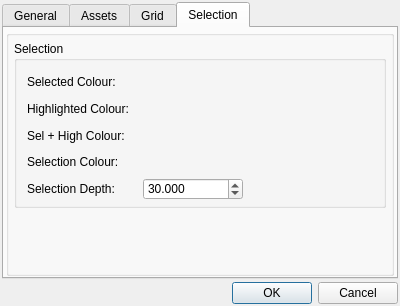
<?xml version="1.0" encoding="UTF-8"?>
<ui version="4.0">
 <class>Settingsdialog</class>
 <widget class="QDialog" name="Settingsdialog">
  <property name="geometry">
   <rect>
    <x>0</x>
    <y>0</y>
    <width>400</width>
    <height>306</height>
   </rect>
  </property>
  <property name="sizePolicy">
   <sizepolicy hsizetype="Preferred" vsizetype="Preferred">
    <horstretch>0</horstretch>
    <verstretch>0</verstretch>
   </sizepolicy>
  </property>
  <property name="minimumSize">
   <size>
    <width>400</width>
    <height>300</height>
   </size>
  </property>
  <property name="maximumSize">
   <size>
    <width>1000</width>
    <height>1000</height>
   </size>
  </property>
  <property name="windowTitle">
   <string>Project Settings</string>
  </property>
  <property name="sizeGripEnabled">
   <bool>false</bool>
  </property>
  <property name="modal">
   <bool>true</bool>
  </property>
  <layout class="QGridLayout" name="gridLayout_5">
   <property name="margin">
    <number>2</number>
   </property>
   <property name="spacing">
    <number>3</number>
   </property>
   <item row="0" column="1">
    <widget class="QTabWidget" name="tabWidget">
     <property name="enabled">
      <bool>true</bool>
     </property>
     <property name="sizePolicy">
      <sizepolicy hsizetype="Expanding" vsizetype="Expanding">
       <horstretch>0</horstretch>
       <verstretch>0</verstretch>
      </sizepolicy>
     </property>
     <property name="tabPosition">
      <enum>QTabWidget::North</enum>
     </property>
     <property name="tabShape">
      <enum>QTabWidget::Rounded</enum>
     </property>
     <property name="currentIndex">
      <number>3</number>
     </property>
     <widget class="QWidget" name="mGeneralTab_3">
      <attribute name="title">
       <string>General</string>
      </attribute>
      <widget class="QGroupBox" name="groupBox_3">
       <property name="geometry">
        <rect>
         <x>2</x>
         <y>2</y>
         <width>388</width>
         <height>241</height>
        </rect>
       </property>
       <property name="sizePolicy">
        <sizepolicy hsizetype="Expanding" vsizetype="Expanding">
         <horstretch>0</horstretch>
         <verstretch>0</verstretch>
        </sizepolicy>
       </property>
       <property name="title">
        <string/>
       </property>
       <property name="alignment">
        <set>Qt::AlignLeading|Qt::AlignLeft|Qt::AlignTop</set>
       </property>
       <property name="flat">
        <bool>false</bool>
       </property>
       <property name="checkable">
        <bool>false</bool>
       </property>
       <layout class="QGridLayout" name="gridLayout_6" rowstretch="0,0,0,0,0,0" columnstretch="0,0,0">
        <property name="sizeConstraint">
         <enum>QLayout::SetDefaultConstraint</enum>
        </property>
        <property name="margin">
         <number>5</number>
        </property>
        <property name="spacing">
         <number>0</number>
        </property>
        <item row="0" column="0">
         <widget class="QLabel" name="label_29">
          <property name="sizePolicy">
           <sizepolicy hsizetype="Fixed" vsizetype="Fixed">
            <horstretch>0</horstretch>
            <verstretch>0</verstretch>
           </sizepolicy>
          </property>
          <property name="minimumSize">
           <size>
            <width>100</width>
            <height>22</height>
           </size>
          </property>
          <property name="text">
           <string>Project Directory:</string>
          </property>
         </widget>
        </item>
        <item row="0" column="1">
         <widget class="QLineEdit" name="mProjectDirTextBox">
          <property name="sizePolicy">
           <sizepolicy hsizetype="Fixed" vsizetype="Fixed">
            <horstretch>0</horstretch>
            <verstretch>0</verstretch>
           </sizepolicy>
          </property>
          <property name="minimumSize">
           <size>
            <width>200</width>
            <height>22</height>
           </size>
          </property>
         </widget>
        </item>
        <item row="1" column="0">
         <widget class="QLabel" name="label_31">
          <property name="sizePolicy">
           <sizepolicy hsizetype="Fixed" vsizetype="Fixed">
            <horstretch>0</horstretch>
            <verstretch>0</verstretch>
           </sizepolicy>
          </property>
          <property name="minimumSize">
           <size>
            <width>100</width>
            <height>22</height>
           </size>
          </property>
          <property name="text">
           <string>Project Name:</string>
          </property>
         </widget>
        </item>
        <item row="1" column="1">
         <widget class="QLineEdit" name="mProjectNameTextBox">
          <property name="sizePolicy">
           <sizepolicy hsizetype="Fixed" vsizetype="Fixed">
            <horstretch>0</horstretch>
            <verstretch>0</verstretch>
           </sizepolicy>
          </property>
          <property name="minimumSize">
           <size>
            <width>200</width>
            <height>22</height>
           </size>
          </property>
         </widget>
        </item>
        <item row="2" column="0">
         <widget class="QLabel" name="label_30">
          <property name="sizePolicy">
           <sizepolicy hsizetype="Fixed" vsizetype="Fixed">
            <horstretch>0</horstretch>
            <verstretch>0</verstretch>
           </sizepolicy>
          </property>
          <property name="minimumSize">
           <size>
            <width>100</width>
            <height>22</height>
           </size>
          </property>
          <property name="text">
           <string>Scene Manager:</string>
          </property>
         </widget>
        </item>
        <item row="2" column="1">
         <widget class="QComboBox" name="mSceneMgrNameMenu">
          <property name="sizePolicy">
           <sizepolicy hsizetype="Fixed" vsizetype="Fixed">
            <horstretch>0</horstretch>
            <verstretch>0</verstretch>
           </sizepolicy>
          </property>
          <property name="minimumSize">
           <size>
            <width>200</width>
            <height>22</height>
           </size>
          </property>
         </widget>
        </item>
        <item row="3" column="0">
         <widget class="QLabel" name="label_32">
          <property name="sizePolicy">
           <sizepolicy hsizetype="Fixed" vsizetype="Fixed">
            <horstretch>0</horstretch>
            <verstretch>0</verstretch>
           </sizepolicy>
          </property>
          <property name="minimumSize">
           <size>
            <width>100</width>
            <height>22</height>
           </size>
          </property>
          <property name="text">
           <string>Configuration File:</string>
          </property>
         </widget>
        </item>
        <item row="3" column="1">
         <widget class="QLineEdit" name="mConfigFileTextBox">
          <property name="sizePolicy">
           <sizepolicy hsizetype="Fixed" vsizetype="Fixed">
            <horstretch>0</horstretch>
            <verstretch>0</verstretch>
           </sizepolicy>
          </property>
          <property name="minimumSize">
           <size>
            <width>200</width>
            <height>22</height>
           </size>
          </property>
         </widget>
        </item>
        <item row="4" column="1">
         <widget class="QLineEdit" name="mTerrainDirTextBox">
          <property name="sizePolicy">
           <sizepolicy hsizetype="Fixed" vsizetype="Fixed">
            <horstretch>0</horstretch>
            <verstretch>0</verstretch>
           </sizepolicy>
          </property>
          <property name="minimumSize">
           <size>
            <width>200</width>
            <height>22</height>
           </size>
          </property>
         </widget>
        </item>
        <item row="4" column="0">
         <widget class="QLabel" name="label_33">
          <property name="sizePolicy">
           <sizepolicy hsizetype="Fixed" vsizetype="Fixed">
            <horstretch>0</horstretch>
            <verstretch>0</verstretch>
           </sizepolicy>
          </property>
          <property name="minimumSize">
           <size>
            <width>100</width>
            <height>22</height>
           </size>
          </property>
          <property name="text">
           <string>Terrain Directory:</string>
          </property>
         </widget>
        </item>
        <item row="5" column="0" colspan="3">
         <spacer name="verticalSpacer">
          <property name="orientation">
           <enum>Qt::Vertical</enum>
          </property>
          <property name="sizeType">
           <enum>QSizePolicy::Fixed</enum>
          </property>
          <property name="sizeHint" stdset="0">
           <size>
            <width>40</width>
            <height>70</height>
           </size>
          </property>
         </spacer>
        </item>
        <item row="0" column="2">
         <widget class="QPushButton" name="mBrowseProjectDirButton">
          <property name="sizePolicy">
           <sizepolicy hsizetype="Fixed" vsizetype="Fixed">
            <horstretch>0</horstretch>
            <verstretch>0</verstretch>
           </sizepolicy>
          </property>
          <property name="minimumSize">
           <size>
            <width>26</width>
            <height>22</height>
           </size>
          </property>
          <property name="maximumSize">
           <size>
            <width>26</width>
            <height>22</height>
           </size>
          </property>
          <property name="text">
           <string>...</string>
          </property>
         </widget>
        </item>
       </layout>
      </widget>
     </widget>
     <widget class="QWidget" name="mAssetsTab_2">
      <attribute name="title">
       <string>Assets</string>
      </attribute>
      <widget class="QGroupBox" name="groupBox_4">
       <property name="geometry">
        <rect>
         <x>2</x>
         <y>2</y>
         <width>388</width>
         <height>241</height>
        </rect>
       </property>
       <property name="sizePolicy">
        <sizepolicy hsizetype="Expanding" vsizetype="Expanding">
         <horstretch>0</horstretch>
         <verstretch>0</verstretch>
        </sizepolicy>
       </property>
       <property name="title">
        <string>Resource Locations</string>
       </property>
       <property name="alignment">
        <set>Qt::AlignLeading|Qt::AlignLeft|Qt::AlignTop</set>
       </property>
       <property name="flat">
        <bool>false</bool>
       </property>
       <property name="checkable">
        <bool>false</bool>
       </property>
       <layout class="QGridLayout" name="gridLayout_7" rowstretch="0,0,0" columnstretch="0">
        <property name="sizeConstraint">
         <enum>QLayout::SetDefaultConstraint</enum>
        </property>
        <property name="horizontalSpacing">
         <number>0</number>
        </property>
        <property name="verticalSpacing">
         <number>2</number>
        </property>
        <property name="margin">
         <number>5</number>
        </property>
        <item row="1" column="0">
         <widget class="QListWidget" name="mResourceListBox"/>
        </item>
        <item row="2" column="0">
         <widget class="QLabel" name="label_35">
          <property name="text">
           <string>(Right-Click to add resource locations)</string>
          </property>
         </widget>
        </item>
       </layout>
      </widget>
     </widget>
     <widget class="QWidget" name="mGrid_2">
      <attribute name="title">
       <string>Grid</string>
      </attribute>
      <widget class="QGroupBox" name="groupBox_5">
       <property name="geometry">
        <rect>
         <x>2</x>
         <y>2</y>
         <width>388</width>
         <height>241</height>
        </rect>
       </property>
       <property name="sizePolicy">
        <sizepolicy hsizetype="Expanding" vsizetype="Expanding">
         <horstretch>0</horstretch>
         <verstretch>0</verstretch>
        </sizepolicy>
       </property>
       <property name="title">
        <string/>
       </property>
       <property name="alignment">
        <set>Qt::AlignLeading|Qt::AlignLeft|Qt::AlignTop</set>
       </property>
       <property name="flat">
        <bool>false</bool>
       </property>
       <property name="checkable">
        <bool>false</bool>
       </property>
       <layout class="QGridLayout" name="gridLayout_3">
        <property name="margin">
         <number>5</number>
        </property>
        <property name="spacing">
         <number>0</number>
        </property>
        <item row="0" column="0" rowspan="2" colspan="2">
         <widget class="QGroupBox" name="mGridAppearanceGroupBox">
          <property name="sizePolicy">
           <sizepolicy hsizetype="Preferred" vsizetype="Preferred">
            <horstretch>0</horstretch>
            <verstretch>0</verstretch>
           </sizepolicy>
          </property>
          <property name="title">
           <string>Appearance</string>
          </property>
          <property name="alignment">
           <set>Qt::AlignLeading|Qt::AlignLeft|Qt::AlignTop</set>
          </property>
          <layout class="QGridLayout" name="gridLayout_4">
           <property name="margin">
            <number>5</number>
           </property>
           <item row="0" column="0">
            <layout class="QGridLayout" name="mGridAppearanceLayout">
             <property name="margin">
              <number>5</number>
             </property>
             <item row="0" column="0">
              <widget class="QLabel" name="label_21">
               <property name="sizePolicy">
                <sizepolicy hsizetype="Fixed" vsizetype="Fixed">
                 <horstretch>0</horstretch>
                 <verstretch>0</verstretch>
                </sizepolicy>
               </property>
               <property name="minimumSize">
                <size>
                 <width>110</width>
                 <height>22</height>
                </size>
               </property>
               <property name="maximumSize">
                <size>
                 <width>110</width>
                 <height>16777215</height>
                </size>
               </property>
               <property name="text">
                <string>Grid Spacing:</string>
               </property>
              </widget>
             </item>
             <item row="0" column="1">
              <widget class="QDoubleSpinBox" name="mGridSpacingMenu">
               <property name="sizePolicy">
                <sizepolicy hsizetype="Fixed" vsizetype="Fixed">
                 <horstretch>0</horstretch>
                 <verstretch>0</verstretch>
                </sizepolicy>
               </property>
               <property name="minimumSize">
                <size>
                 <width>100</width>
                 <height>22</height>
                </size>
               </property>
              </widget>
             </item>
             <item row="1" column="0">
              <widget class="QLabel" name="label_23">
               <property name="sizePolicy">
                <sizepolicy hsizetype="Fixed" vsizetype="Fixed">
                 <horstretch>0</horstretch>
                 <verstretch>0</verstretch>
                </sizepolicy>
               </property>
               <property name="minimumSize">
                <size>
                 <width>110</width>
                 <height>22</height>
                </size>
               </property>
               <property name="maximumSize">
                <size>
                 <width>110</width>
                 <height>16777215</height>
                </size>
               </property>
               <property name="text">
                <string>Grid Colour:</string>
               </property>
              </widget>
             </item>
            </layout>
           </item>
           <item row="0" column="1">
            <spacer name="horizontalSpacer_3">
             <property name="orientation">
              <enum>Qt::Horizontal</enum>
             </property>
             <property name="sizeType">
              <enum>QSizePolicy::Fixed</enum>
             </property>
             <property name="sizeHint" stdset="0">
              <size>
               <width>130</width>
               <height>20</height>
              </size>
             </property>
            </spacer>
           </item>
          </layout>
         </widget>
        </item>
        <item row="2" column="0" rowspan="2" colspan="2">
         <widget class="QGroupBox" name="mSnappingGroupBox">
          <property name="title">
           <string>Snapping</string>
          </property>
          <layout class="QGridLayout" name="gridLayout_2">
           <property name="margin">
            <number>5</number>
           </property>
           <property name="spacing">
            <number>6</number>
           </property>
           <item row="0" column="0">
            <layout class="QGridLayout" name="gridLayout_9">
             <property name="margin">
              <number>5</number>
             </property>
             <item row="0" column="0">
              <widget class="QLabel" name="label_22">
               <property name="sizePolicy">
                <sizepolicy hsizetype="Fixed" vsizetype="Fixed">
                 <horstretch>0</horstretch>
                 <verstretch>0</verstretch>
                </sizepolicy>
               </property>
               <property name="minimumSize">
                <size>
                 <width>110</width>
                 <height>22</height>
                </size>
               </property>
               <property name="maximumSize">
                <size>
                 <width>110</width>
                 <height>22</height>
                </size>
               </property>
               <property name="text">
                <string>Snap Angle:</string>
               </property>
              </widget>
             </item>
             <item row="0" column="1">
              <widget class="QDoubleSpinBox" name="mSnapAngleMenu">
               <property name="sizePolicy">
                <sizepolicy hsizetype="Fixed" vsizetype="Fixed">
                 <horstretch>0</horstretch>
                 <verstretch>0</verstretch>
                </sizepolicy>
               </property>
               <property name="minimumSize">
                <size>
                 <width>100</width>
                 <height>22</height>
                </size>
               </property>
               <property name="maximumSize">
                <size>
                 <width>100</width>
                 <height>22</height>
                </size>
               </property>
              </widget>
             </item>
            </layout>
           </item>
           <item row="0" column="1">
            <spacer name="horizontalSpacer_2">
             <property name="orientation">
              <enum>Qt::Horizontal</enum>
             </property>
             <property name="sizeType">
              <enum>QSizePolicy::Fixed</enum>
             </property>
             <property name="sizeHint" stdset="0">
              <size>
               <width>130</width>
               <height>20</height>
              </size>
             </property>
            </spacer>
           </item>
          </layout>
         </widget>
        </item>
        <item row="4" column="0">
         <spacer name="verticalSpacer_2">
          <property name="orientation">
           <enum>Qt::Vertical</enum>
          </property>
          <property name="sizeType">
           <enum>QSizePolicy::Fixed</enum>
          </property>
          <property name="sizeHint" stdset="0">
           <size>
            <width>20</width>
            <height>80</height>
           </size>
          </property>
         </spacer>
        </item>
       </layout>
      </widget>
     </widget>
     <widget class="QWidget" name="mColours_2">
      <attribute name="title">
       <string>Selection</string>
      </attribute>
      <widget class="QGroupBox" name="groupBox_7">
       <property name="geometry">
        <rect>
         <x>2</x>
         <y>2</y>
         <width>388</width>
         <height>246</height>
        </rect>
       </property>
       <property name="sizePolicy">
        <sizepolicy hsizetype="Fixed" vsizetype="Fixed">
         <horstretch>0</horstretch>
         <verstretch>0</verstretch>
        </sizepolicy>
       </property>
       <property name="title">
        <string/>
       </property>
       <property name="alignment">
        <set>Qt::AlignLeading|Qt::AlignLeft|Qt::AlignTop</set>
       </property>
       <property name="flat">
        <bool>false</bool>
       </property>
       <property name="checkable">
        <bool>false</bool>
       </property>
       <layout class="QGridLayout" name="gridLayout_11" rowstretch="0,0" columnstretch="0">
        <property name="sizeConstraint">
         <enum>QLayout::SetDefaultConstraint</enum>
        </property>
        <property name="margin">
         <number>5</number>
        </property>
        <property name="spacing">
         <number>0</number>
        </property>
        <item row="0" column="0">
         <widget class="QGroupBox" name="mSelectionGroupBox">
          <property name="sizePolicy">
           <sizepolicy hsizetype="Preferred" vsizetype="Preferred">
            <horstretch>0</horstretch>
            <verstretch>0</verstretch>
           </sizepolicy>
          </property>
          <property name="title">
           <string>Selection</string>
          </property>
          <layout class="QGridLayout" name="gridLayout">
           <property name="margin">
            <number>5</number>
           </property>
           <property name="spacing">
            <number>6</number>
           </property>
           <item row="0" column="0" rowspan="4">
            <layout class="QGridLayout" name="mSelectionGridLayout">
             <property name="sizeConstraint">
              <enum>QLayout::SetDefaultConstraint</enum>
             </property>
             <property name="leftMargin">
              <number>5</number>
             </property>
             <property name="topMargin">
              <number>5</number>
             </property>
             <property name="rightMargin">
              <number>5</number>
             </property>
             <property name="bottomMargin">
              <number>2</number>
             </property>
             <item row="0" column="0">
              <widget class="QLabel" name="label_26">
               <property name="sizePolicy">
                <sizepolicy hsizetype="Fixed" vsizetype="Fixed">
                 <horstretch>0</horstretch>
                 <verstretch>0</verstretch>
                </sizepolicy>
               </property>
               <property name="minimumSize">
                <size>
                 <width>110</width>
                 <height>22</height>
                </size>
               </property>
               <property name="maximumSize">
                <size>
                 <width>110</width>
                 <height>22</height>
                </size>
               </property>
               <property name="text">
                <string>Selected Colour:</string>
               </property>
              </widget>
             </item>
             <item row="1" column="0">
              <widget class="QLabel" name="label_25">
               <property name="sizePolicy">
                <sizepolicy hsizetype="Fixed" vsizetype="Fixed">
                 <horstretch>0</horstretch>
                 <verstretch>0</verstretch>
                </sizepolicy>
               </property>
               <property name="minimumSize">
                <size>
                 <width>120</width>
                 <height>22</height>
                </size>
               </property>
               <property name="maximumSize">
                <size>
                 <width>110</width>
                 <height>22</height>
                </size>
               </property>
               <property name="text">
                <string>Highlighted Colour:</string>
               </property>
              </widget>
             </item>
             <item row="2" column="0">
              <widget class="QLabel" name="label_28">
               <property name="sizePolicy">
                <sizepolicy hsizetype="Fixed" vsizetype="Fixed">
                 <horstretch>0</horstretch>
                 <verstretch>0</verstretch>
                </sizepolicy>
               </property>
               <property name="minimumSize">
                <size>
                 <width>110</width>
                 <height>22</height>
                </size>
               </property>
               <property name="maximumSize">
                <size>
                 <width>110</width>
                 <height>22</height>
                </size>
               </property>
               <property name="text">
                <string>Sel + High Colour:</string>
               </property>
              </widget>
             </item>
             <item row="3" column="0">
              <widget class="QLabel" name="label_24">
               <property name="sizePolicy">
                <sizepolicy hsizetype="Fixed" vsizetype="Fixed">
                 <horstretch>0</horstretch>
                 <verstretch>0</verstretch>
                </sizepolicy>
               </property>
               <property name="minimumSize">
                <size>
                 <width>110</width>
                 <height>22</height>
                </size>
               </property>
               <property name="maximumSize">
                <size>
                 <width>110</width>
                 <height>22</height>
                </size>
               </property>
               <property name="text">
                <string>Selection Colour:</string>
               </property>
              </widget>
             </item>
             <item row="4" column="0">
              <widget class="QLabel" name="label_40">
               <property name="sizePolicy">
                <sizepolicy hsizetype="Fixed" vsizetype="Fixed">
                 <horstretch>0</horstretch>
                 <verstretch>0</verstretch>
                </sizepolicy>
               </property>
               <property name="minimumSize">
                <size>
                 <width>100</width>
                 <height>22</height>
                </size>
               </property>
               <property name="maximumSize">
                <size>
                 <width>100</width>
                 <height>22</height>
                </size>
               </property>
               <property name="text">
                <string>Selection Depth:</string>
               </property>
              </widget>
             </item>
             <item row="4" column="1">
              <widget class="QDoubleSpinBox" name="mSelectionDepthMenu">
               <property name="sizePolicy">
                <sizepolicy hsizetype="Fixed" vsizetype="Fixed">
                 <horstretch>0</horstretch>
                 <verstretch>0</verstretch>
                </sizepolicy>
               </property>
               <property name="minimumSize">
                <size>
                 <width>100</width>
                 <height>22</height>
                </size>
               </property>
               <property name="maximumSize">
                <size>
                 <width>100</width>
                 <height>22</height>
                </size>
               </property>
               <property name="decimals">
                <number>3</number>
               </property>
               <property name="maximum">
                <double>999.000000000000000</double>
               </property>
               <property name="value">
                <double>30.000000000000000</double>
               </property>
              </widget>
             </item>
            </layout>
           </item>
           <item row="2" column="1">
            <spacer name="horizontalSpacer">
             <property name="orientation">
              <enum>Qt::Horizontal</enum>
             </property>
             <property name="sizeType">
              <enum>QSizePolicy::Fixed</enum>
             </property>
             <property name="sizeHint" stdset="0">
              <size>
               <width>130</width>
               <height>20</height>
              </size>
             </property>
            </spacer>
           </item>
          </layout>
         </widget>
        </item>
        <item row="1" column="0">
         <spacer name="verticalSpacer_3">
          <property name="orientation">
           <enum>Qt::Vertical</enum>
          </property>
          <property name="sizeType">
           <enum>QSizePolicy::Fixed</enum>
          </property>
          <property name="sizeHint" stdset="0">
           <size>
            <width>20</width>
            <height>60</height>
           </size>
          </property>
         </spacer>
        </item>
       </layout>
      </widget>
     </widget>
    </widget>
   </item>
   <item row="2" column="1">
    <widget class="QDialogButtonBox" name="cancel">
     <property name="orientation">
      <enum>Qt::Horizontal</enum>
     </property>
     <property name="standardButtons">
      <set>QDialogButtonBox::Cancel|QDialogButtonBox::Ok</set>
     </property>
    </widget>
   </item>
  </layout>
 </widget>
 <resources/>
 <connections>
  <connection>
   <sender>cancel</sender>
   <signal>clicked(QAbstractButton*)</signal>
   <receiver>Settingsdialog</receiver>
   <slot>close()</slot>
   <hints>
    <hint type="sourcelabel">
     <x>199</x>
     <y>291</y>
    </hint>
    <hint type="destinationlabel">
     <x>199</x>
     <y>152</y>
    </hint>
   </hints>
  </connection>
 </connections>
</ui>
